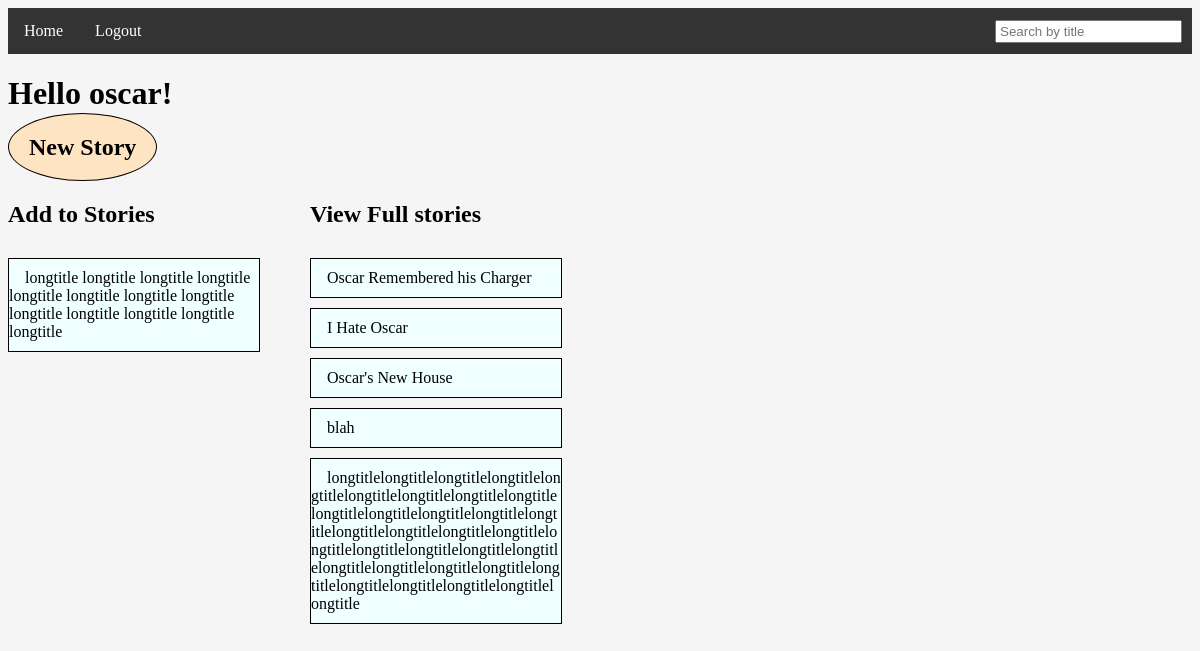
Page / (signed in) on the earlier database version.
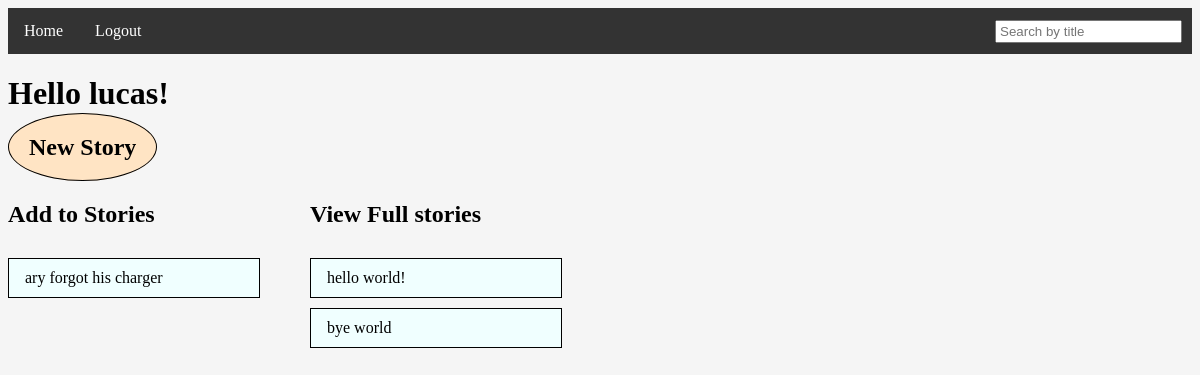
Same page on the later database version.
### tables this page shows
CREATE TABLE Users (ID INTEGER PRIMARY KEY AUTOINCREMENT, Username TEXT, Password TEXT);

CREATE TABLE Stories (ID INTEGER PRIMARY KEY AUTOINCREMENT, Title TEXT, FullStory TEXT, LatestUpdate TEXT);

### __init__.py (the view)
@app.route('/', methods=['GET', 'POST'])
def landing():
    if logged_in():
        username = session['username']
        viewable_stories, editable_stories = db_builder.split_viewable_stories(username)
        filter=""
        if request.method == "POST":
            filter = request.form["search"]
            viewable_stories = [(id, title) for id, title in viewable_stories if filter.lower() in title.lower()]
            editable_stories = [(id, title) for id, title in editable_stories if filter.lower() in title.lower()]
        return render_template('index.html', username=username, viewable=viewable_stories, edtiable=editable_stories, search=filter)
    else:
        return render_template('intro.html')

### __init__.py (called while the page is built)
def logged_in():
    return session.get('username') is not None

### db_builder.py (called while the page is built)
def split_viewable_stories(username):
    db = sqlite3.connect(DB_FILE) #open if file exists, otherwise create
    c = db.cursor()               #facilitate db ops -- you will use cursor to trigger db events
    c.execute("SELECT ID FROM Stories")
    all_story_ids = set([entry[0] for entry in c.fetchall()])
    user_id = get_id(username)
    c.execute("SELECT StoryID FROM Contributions WHERE UserID=?", [user_id])
    contributed_story_id_set = set([entry[0] for entry in c.fetchall()])
    viewable_story_list = [(story_id, get_story_title_by_id(story_id)) for story_id in contributed_story_id_set]
    editable_story_list = [(story_id, get_story_title_by_id(story_id)) for story_id in all_story_ids.difference(contributed_story_id_set)]
    db.commit() #save changes
    db.close()  #close database
    return (viewable_story_list, editable_story_list)

def get_story_title_by_id(story_id):
    db = sqlite3.connect(DB_FILE)  # open if file exists, otherwise create
    c = db.cursor()
    c.execute("SELECT Title FROM Stories WHERE ID=?", [story_id])
    title = c.fetchone()[0]
    db.commit()
    db.close()
    return title

def get_id(username):
    db = sqlite3.connect(DB_FILE) #open if file exists, otherwise create
    c = db.cursor()               #facilitate db ops -- you will use cursor to trigger db events
    user_ID = None
    c.execute("SELECT ID FROM Users WHERE Username=?", [username])
    row = c.fetchone()
    if row is not None:
        user_ID = row[0]
    return user_ID

### templates/index.html (shortened to what this page needs)
<!DOCTYPE html>
<html lang="en" dir="ltr">
    <head>
        <link rel="stylesheet" href="{{ url_for('static', filename='styles/stylesheet.css') }}">
        <ul class="nav">
            <li class="nav"><a class="nav" href="/">Home</a></li>
            <li class="nav"><a class="nav" href="/logout">Logout</a></li>
            <li class="search">
                <form action="/" method="post">
                    <input class="search" type="text" name="search" placeholder="Search by title" value="{{ search }}">
                </form>
            </li>
        </ul>
    </head>
    <body>
        <h1>Hello {{username}}!</h1>
        <h2><a class="newstory" href="/new">New Story</a></h2>
        <div class="story" style="padding-right: 50px;">
            <h2>Add to Stories</h2>
            <ul class="story">
                {%for id, title in edtiable%}
                    <li class="story"><a class="story" href="/{{id}}/edit">{{title}}</a></li>
                {%endfor%}
            </ul>
        </div>
        <div class="story">
            <h2>View Full stories</h2>
            <ul class="story">
                {%for id, title in viewable%}
                    <li class="story"><a class="story" href="/{{id}}">{{title}}</a></li>
                {%endfor%}
            </ul>
        </div>
    </body>
</html>

### static/styles/stylesheet.css (style rules this page uses)
body { background-color: #f5f5f5; }
ul.nav { list-style-type: none; margin: 0; padding: 0; overflow: hidden; background-color: #333; }
li.nav { float: left; }
li a.nav { display: block; color: white; text-align: center; padding: 14px 16px; text-decoration: none; }
ul.story { list-style-type: none; margin: 0; padding: 0; overflow: hidden; }
li.story { border: 1px solid black; padding: 10px 0px; float: none; background-color: azure; margin-top: 10px; width: 250px; overflow-wrap: break-word; word-wrap: break-word; }
li a.story { padding: 14px 16px; color: black; text-decoration: none; size: fit-content; }
li.search { float:right; margin-right: 10px; }
input.search { padding: 2px 3px; text-decoration: none; margin-top: 12px; }
div.story { float:left; }
.newstory { color: black; text-decoration: none; size: fit-content; border: 1px solid black; border-radius: 80%; padding: 20px; background-color: bisque; }

Differences in the rows shown:
removed Stories: Title "longtitle longtitle longtitle longtitle longtitle longtitle longtitle longtitle longtitle longtitle longtitle longtitle longtitle", shown under "Add to Stories"
removed Stories: Title "Oscar Remembered his Charger", shown under "View Full stories"
removed Stories: Title "I Hate Oscar", shown under "View Full stories"
removed Stories: Title "Oscar's New House", shown under "View Full stories"
removed Stories: Title "blah", shown under "View Full stories"
removed Stories: Title "longtitlelongtitlelongtitlelongtitlelongtitlelongtitlelongtitlelongtitlelongtitlelongtitlelongtitlelongtitlelongtitlelongtitlelongtitlelongtitlelongtitlelongtitlelongtitlelongtitlelongtitlelongtitlelongtitlelongtitlelongtitlelongtitlelongtitlelongtitlelongtitlelongtitlelongtitlelongtitlelongtitle", shown under "View Full stories"
changed Users: Username "oscar" → "lucas"
added Stories: Title "ary forgot his charger", shown under "Add to Stories"
added Stories: Title "hello world!", shown under "View Full stories"
added Stories: Title "bye world", shown under "View Full stories"
